Frame 1 (no input): blank canvas, image omitted
Frame 60 (no input): blank canvas, image omitted
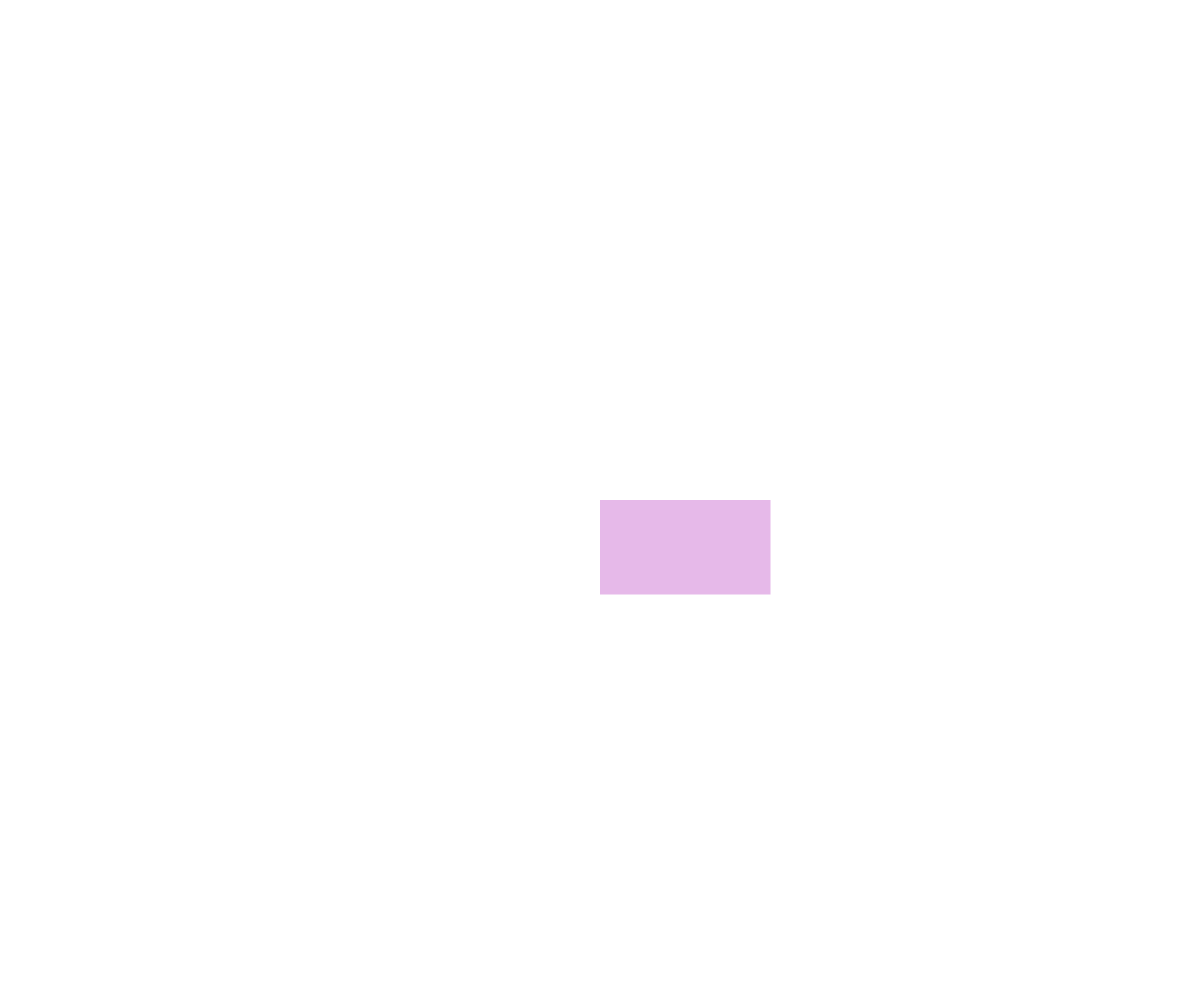
Frame 120 (the mouse pressed at the canvas centre since frame 60)

The p5.js sketch whose frames 1 and 60 were blank and that drew this single picture after the mouse press (run headless with seeded random() and noise() and a simulated clock; from frame 60 on, the mouse is pressed at the canvas centre):

// p5.js sketch
// ── sketch.js
// Keyboard and Mouse
// Catherine Liu
// Feb 8, 2018

function setup() {
  createCanvas(windowWidth, windowHeight);
  document.addEventListener("contextmenu", event => event.preventDefault())
}

function draw() {
}

function mousePressed() {
  noStroke();
  fill(random(255), random(255), random(255), random(255));
  if (mouseIsPressed) {
    if (mouseButton === LEFT) {
      rect(mouseX, mouseY, random(50, 200), random(50, 200));
    }
    else if (mouseButton === RIGHT) {
      ellipse(mouseX, mouseY, random(50, 200), random(50, 200));
    }
  }
}

function keyPressed() {
  if (key === 'w'|| key === 'W') {
    background(0);
  }
  else if (key === 'b' || key === 'B') {
    background(255);
  }
}
